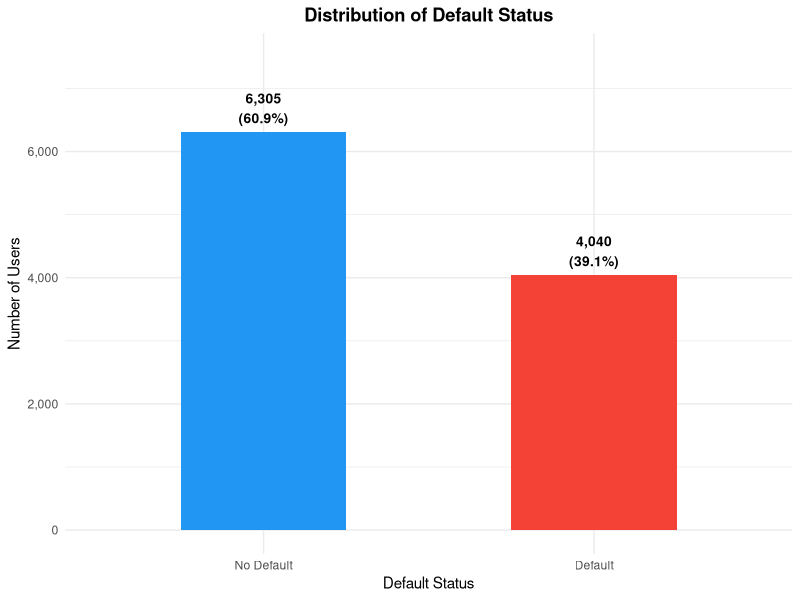
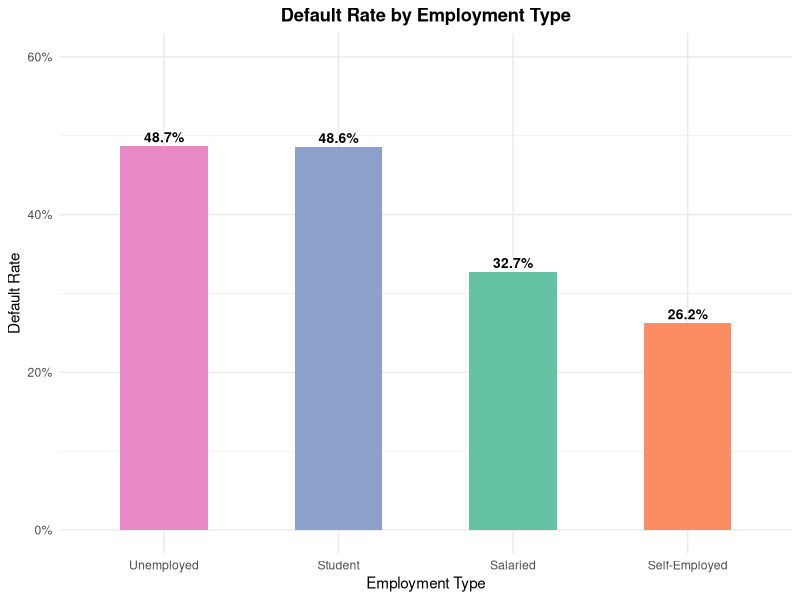
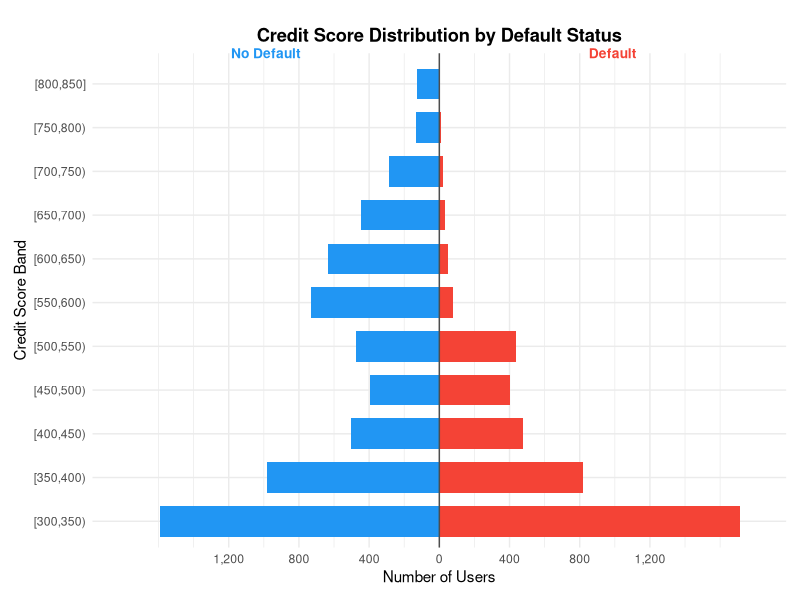
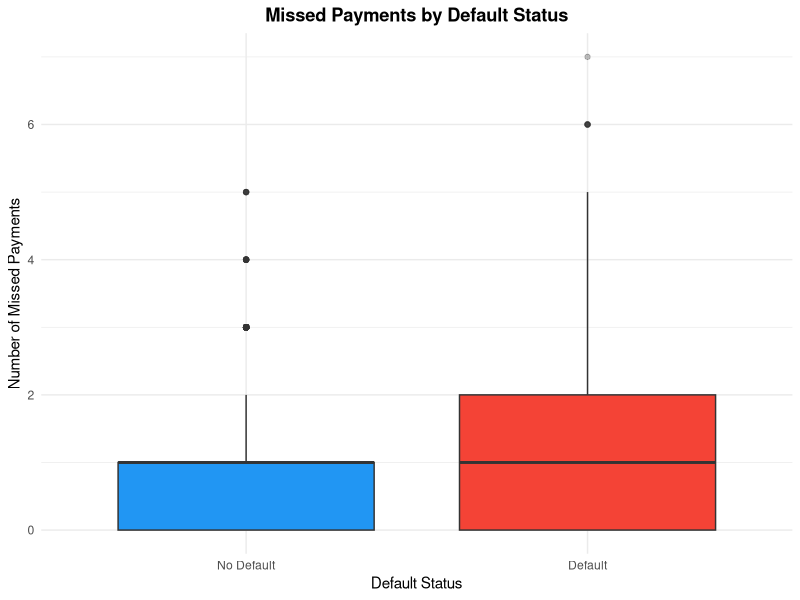
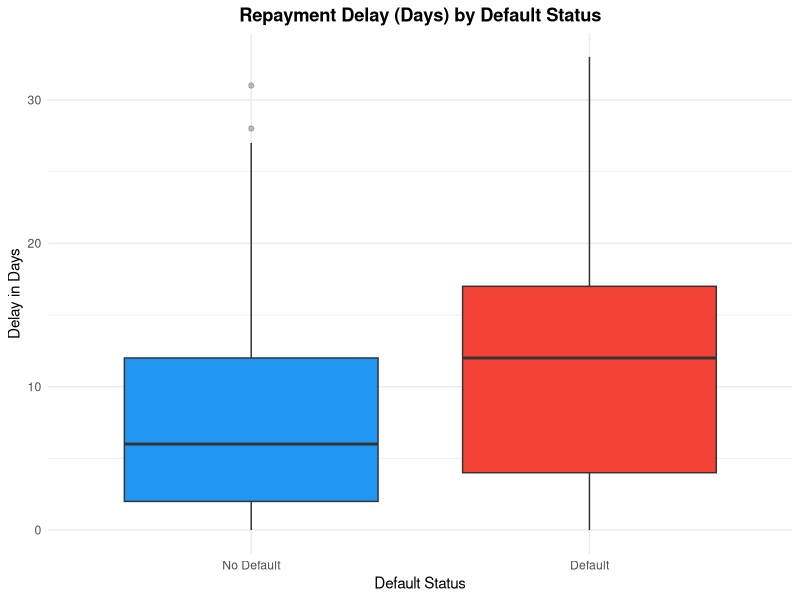
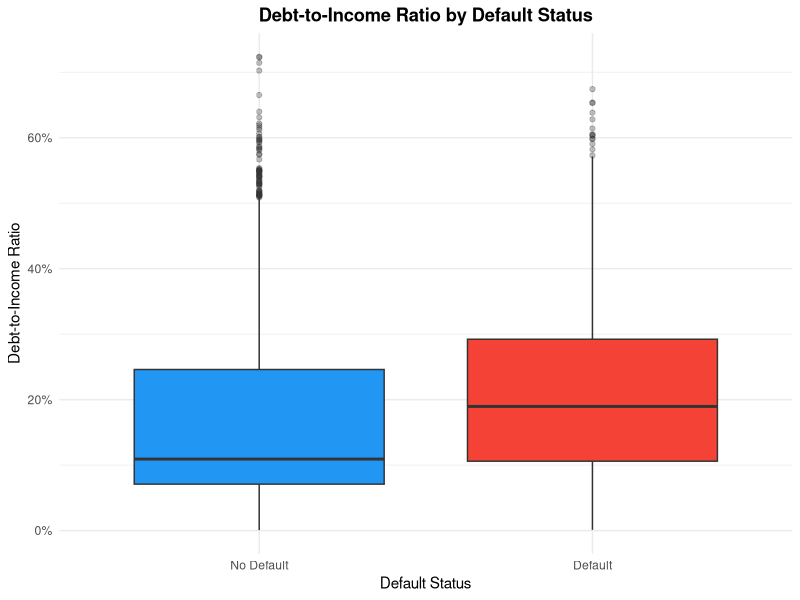
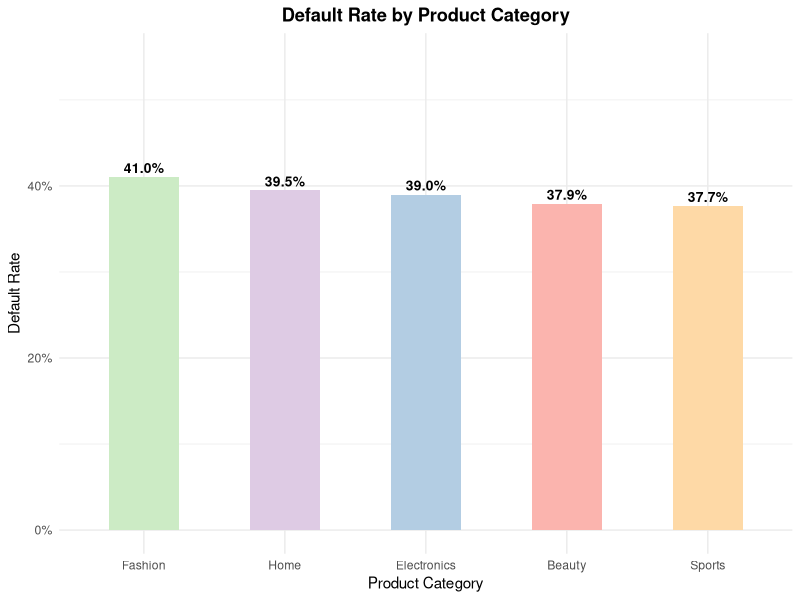
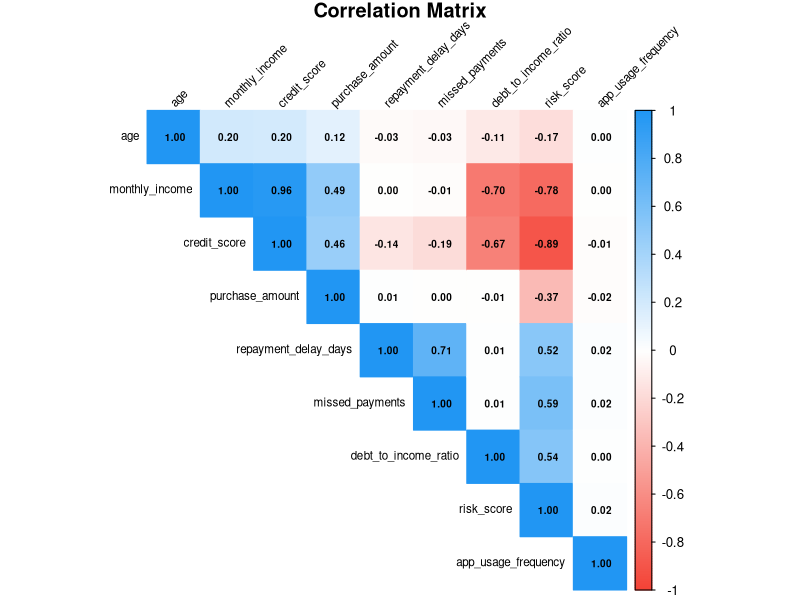

Here is the R script that generated these plots, in order:
## ---- chunk 1
knitr::opts_chunk$set(echo = FALSE, message = FALSE, warning = FALSE,
                      fig.pos = "H", out.extra = "", fig.align = "center")

library(tidyverse)
library(scales)
library(knitr)
library(kableExtra)
library(lubridate)
library(corrplot)
## ---- chunk 2
df <- read_csv("Buy_Now_Pay_Later_BNPL_CreditRisk_Dataset.csv")

df <- df %>%
  mutate(
    default_flag = factor(default_flag, levels = c(0, 1),
                          labels = c("No Default", "Default")),
    employment_type  = factor(employment_type),
    product_category = factor(product_category),
    location         = factor(location),
    bnpl_installments = factor(bnpl_installments),
    transaction_date = mdy(transaction_date)
  )
## ---- chunk 3
overview <- tibble(
  Item  = c("Total Records", "Total Variables", "Defaulted Users",
            "Non-Defaulted Users", "Default Rate", "Missing Values"),
  Value = c(
    format(nrow(df), big.mark = ","),
    ncol(df),
    format(sum(df$default_flag == "Default"), big.mark = ","),
    format(sum(df$default_flag == "No Default"), big.mark = ","),
    paste0(round(mean(df$default_flag == "Default") * 100, 1), "%"),
    "None"
  )
)

kable(overview, caption = "Dataset Overview",
      booktabs = TRUE, align = c("l", "r")) %>%
  kable_styling(latex_options = c("hold_position"), full_width = FALSE)
## ---- chunk 4
num_vars <- df %>%
  select(age, monthly_income, credit_score, purchase_amount,
         repayment_delay_days, missed_payments,
         debt_to_income_ratio, risk_score, app_usage_frequency)

desc_stats <- num_vars %>%
  summarise(across(everything(), list(
    Mean   = ~round(mean(.), 2),
    Median = ~round(median(.), 2),
    SD     = ~round(sd(.), 2),
    Min    = ~round(min(.), 2),
    Max    = ~round(max(.), 2)
  ))) %>%
  pivot_longer(everything(),
               names_to  = c("Variable", "Statistic"),
               names_sep = "_(?=[^_]+$)") %>%
  pivot_wider(names_from = Statistic, values_from = value)

kable(desc_stats,
      caption = "Descriptive Statistics of Numerical Variables",
      booktabs = TRUE, align = c("l", rep("r", 5))) %>%
  kable_styling(latex_options = c("hold_position", "scale_down"), font_size = 9)
## ---- chunk 5
df %>%
  count(default_flag) %>%
  mutate(pct = n / sum(n),
         label = paste0(comma(n), "\n(", percent(pct, accuracy = 0.1), ")")) %>%
  ggplot(aes(x = default_flag, y = n, fill = default_flag)) +
  geom_col(width = 0.5, show.legend = FALSE) +
  geom_text(aes(label = label), vjust = -0.3, size = 3.5, fontface = "bold") +
  scale_fill_manual(values = c("No Default" = "#2196F3", "Default" = "#F44336")) +
  scale_y_continuous(labels = comma, limits = c(0, 7500)) +
  labs(title = "Distribution of Default Status",
       x = "Default Status", y = "Number of Users") +
  theme_minimal(base_size = 11) +
  theme(plot.title = element_text(face = "bold", hjust = 0.5))
## ---- chunk 6
df %>%
  group_by(employment_type) %>%
  summarise(
    total   = n(),
    default = sum(default_flag == "Default"),
    rate    = default / total
  ) %>%
  ggplot(aes(x = reorder(employment_type, -rate), y = rate, fill = employment_type)) +
  geom_col(width = 0.5, show.legend = FALSE) +
  geom_text(aes(label = percent(rate, accuracy = 0.1)),
            vjust = -0.4, fontface = "bold", size = 3.5) +
  scale_y_continuous(labels = percent, limits = c(0, 0.6)) +
  scale_fill_brewer(palette = "Set2") +
  labs(title = "Default Rate by Employment Type",
       x = "Employment Type", y = "Default Rate") +
  theme_minimal(base_size = 11) +
  theme(plot.title = element_text(face = "bold", hjust = 0.5))
## ---- chunk 7
pyramid_data <- df %>%
  mutate(score_band = cut(credit_score,
                          breaks = seq(300, 850, by = 50),
                          include.lowest = TRUE,
                          right = FALSE)) %>%
  count(score_band, default_flag) %>%
  mutate(n_plot = ifelse(default_flag == "No Default", -n, n))

x_max <- max(abs(pyramid_data$n_plot), na.rm = TRUE) * 1.05

ggplot(pyramid_data, aes(x = n_plot, y = score_band, fill = default_flag)) +
  geom_col(width = 0.7) +
  geom_vline(xintercept = 0, colour = "grey30", linewidth = 0.5) +
  scale_x_continuous(
    labels = function(x) comma(abs(x)),
    breaks = seq(-1200, 1200, by = 400),
    limits = c(-x_max, x_max)
  ) +
  scale_fill_manual(values = c("No Default" = "#2196F3", "Default" = "#F44336")) +
  labs(title = "Credit Score Distribution by Default Status",
       x = "Number of Users", y = "Credit Score Band") +
  annotate("text", x = -x_max * 0.55, y = 11.7,
           label = "No Default", colour = "#2196F3", fontface = "bold", size = 3.5) +
  annotate("text", x =  x_max * 0.55, y = 11.7,
           label = "Default",    colour = "#F44336", fontface = "bold", size = 3.5) +
  coord_cartesian(clip = "off") +
  theme_minimal(base_size = 11) +
  theme(plot.title    = element_text(face = "bold", hjust = 0.5),
        plot.margin   = margin(t = 20, r = 10, b = 10, l = 10),
        legend.position = "none")
## ---- chunk 8
ggplot(df, aes(x = default_flag, y = missed_payments, fill = default_flag)) +
  geom_boxplot(show.legend = FALSE, outlier.alpha = 0.3) +
  scale_fill_manual(values = c("No Default" = "#2196F3", "Default" = "#F44336")) +
  labs(title = "Missed Payments by Default Status",
       x = "Default Status", y = "Number of Missed Payments") +
  theme_minimal(base_size = 11) +
  theme(plot.title = element_text(face = "bold", hjust = 0.5))
## ---- chunk 9
ggplot(df, aes(x = default_flag, y = repayment_delay_days, fill = default_flag)) +
  geom_boxplot(show.legend = FALSE, outlier.alpha = 0.3) +
  scale_fill_manual(values = c("No Default" = "#2196F3", "Default" = "#F44336")) +
  labs(title = "Repayment Delay (Days) by Default Status",
       x = "Default Status", y = "Delay in Days") +
  theme_minimal(base_size = 11) +
  theme(plot.title = element_text(face = "bold", hjust = 0.5))
## ---- chunk 10
ggplot(df, aes(x = default_flag, y = debt_to_income_ratio, fill = default_flag)) +
  geom_boxplot(show.legend = FALSE, outlier.alpha = 0.3) +
  scale_fill_manual(values = c("No Default" = "#2196F3", "Default" = "#F44336")) +
  scale_y_continuous(labels = percent) +
  labs(title = "Debt-to-Income Ratio by Default Status",
       x = "Default Status", y = "Debt-to-Income Ratio") +
  theme_minimal(base_size = 11) +
  theme(plot.title = element_text(face = "bold", hjust = 0.5))
## ---- chunk 11
df %>%
  group_by(product_category) %>%
  summarise(
    total   = n(),
    default = sum(default_flag == "Default"),
    rate    = default / total
  ) %>%
  ggplot(aes(x = reorder(product_category, -rate), y = rate, fill = product_category)) +
  geom_col(width = 0.5, show.legend = FALSE) +
  geom_text(aes(label = percent(rate, accuracy = 0.1)),
            vjust = -0.4, fontface = "bold", size = 3.5) +
  scale_y_continuous(labels = percent, limits = c(0, 0.55)) +
  scale_fill_brewer(palette = "Pastel1") +
  labs(title = "Default Rate by Product Category",
       x = "Product Category", y = "Default Rate") +
  theme_minimal(base_size = 11) +
  theme(plot.title = element_text(face = "bold", hjust = 0.5))
## ---- chunk 12
cor_data <- df %>%
  select(age, monthly_income, credit_score, purchase_amount,
         repayment_delay_days, missed_payments,
         debt_to_income_ratio, risk_score, app_usage_frequency) %>%
  cor()

corrplot(cor_data,
         method      = "color",
         type        = "upper",
         addCoef.col = "black",
         tl.col      = "black",
         tl.srt      = 45,
         number.cex  = 0.6,
         tl.cex      = 0.7,
         col         = colorRampPalette(c("#F44336", "white", "#2196F3"))(200),
         title       = "Correlation Matrix",
         mar         = c(0, 0, 1, 0))
